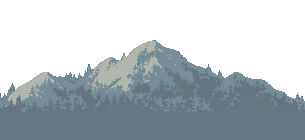
#> input picture assets/town/bg_mountains.png, 305 x 140 px, given in place of g_store.png, which was not available
$ python rescale_dot.py
#> lines starting #> are read from the running program, lines starting #| are printed output that depends on the picture; after the words box and inside, x2 and y2 are one past the last pixel; in counts of white or black regions, pixels touching at a corner belong together
#!/usr/bin/env python3
"""Rebuild the town's 1.35x sprites on the 2-px grid (owner 2026-11-06: the blown-up buildings broke into 2-3 px
pixels). The 1x originals sit on the 2-px grid; each is read at its native resolution (one value per 2x2 block),
resampled 1.35x (Lanczos on premultiplied colour), every pixel snapped back to the original's own palette, cleaned
(refine_dot), and doubled -> assets/town/hx/<k>.png at the old hx size. Same design, same size, so door positions,
climb tops and effect boxes still line up.
  python3 tools/art_loop/rescale_dot.py [names...]     (default: every BIGK sprite)"""
import os
import subprocess
import sys
import numpy as np
from PIL import Image

ROOT = os.path.dirname(os.path.dirname(os.path.dirname(os.path.abspath(__file__))))
BS = 1.35
DEFAULT = ["g_store", "g_tentR", "g_barn", "g_cottage", "g_well", "g_forge", "g_anvil", "g_kiln", "g_hall",
           "g_hall_win", "q_fountain", "f_bush1", "f_bush2", "f_bush3"]


def offset(a):
    best = (0, 0, -1)
    for oy in (0, 1):
        for ox in (0, 1):
            b = a[oy:, ox:]
            h, w = (b.shape[0] // 2) * 2, (b.shape[1] // 2) * 2
            r = b[:h, :w].reshape(h // 2, 2, w // 2, 2, 4)
            same = (r == r[:, :1, :, :1]).all(axis=(1, 3, 4))
            op = r[:, 0, :, 0, 3] > 127
            f = same[op].mean() if op.any() else 0
            if f > best[2]: best = (oy, ox, f)
    return best[:2]


def one(k):
#> called with k = 'g_store'
    src = os.path.join(ROOT, "assets/town", k + ".png")
    a = np.array(Image.open(src).convert("RGBA"))
#> a is the input picture: shape (140, 305, 4); mean R, G, B, A 84.9, 106.9, 105.3, 126.2
    oy, ox = offset(a)
#> after the loop in offset, `for oy in (0, 1):`: best = (0, 0, 0.595)
#> oy = 0; ox = 0
    nat = a[oy::2, ox::2]
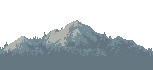
#> nat: shape (70, 153, 4); mean R, G, B, A 84.7, 106.8, 105.1, 125.2; transparent parts drawn white
    hxp = os.path.join(ROOT, "assets/town/hx", k + ".png")
    if os.path.exists(hxp):
        hw, hh = Image.open(hxp).size
    else:
        hw, hh = round(a.shape[1] * BS), round(a.shape[0] * BS)
#> hw = 412; hh = 189
    W, H = max(1, round(hw / 2)), max(1, round(hh / 2))
#> W = 206; H = 94
    soft = ((a[..., 3] > 0) & (a[..., 3] < 255)).mean() > 0.02          # a glow layer (g_hall_win): keep its alpha
#> soft = False
    f = nat.astype(float)
    al = f[..., 3:] / 255
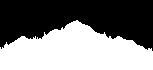
#> al: shape (70, 153, 1) float64; values 0 (black) and 1 (white), 49.1% white; 1 white region, box (x1, y1, x2, y2) and area: (0, 20, 153, 70) 5259
    up = np.array(Image.fromarray(np.uint8(np.clip(f[..., :3] * al, 0, 255))).resize((W, H), Image.LANCZOS)).astype(float)
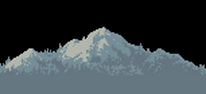
#> up: shape (94, 206, 3) float64; mean R, G, B 55.2, 64.1, 67.9
    ua = np.array(Image.fromarray(nat[..., 3]).resize((W, H), Image.LANCZOS)).astype(float) / 255
    col = up / np.maximum(ua[..., None], 1e-3)
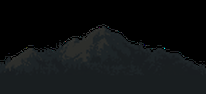
#> col: shape (94, 206, 3) float64; mean R, G, B 58.2, 67.6, 71.6; drawn with min black and max white
    op = ua > (0.02 if soft else 0.5)
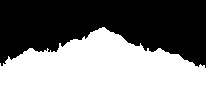
#> op: shape (94, 206) bool; 49.1% white; 1 white region, box (x1, y1, x2, y2) and area: (0, 27, 206, 94) 9510
    pal = np.unique(nat[nat[..., 3] > 127][:, :3], axis=0).astype(float)
#> pal = 17 rows, first 8: [100, 117, 127], [100, 118, 127], [101, 116, 128], [101, 118, 127], [101, 118, 128], [101, 119, 128], [101, 119, 129], [102, 119, 128]
    out = np.zeros((H, W, 4), np.uint8)
    for y0 in range(0, H, 64):                                           # nearest palette colour, in strips
        c = col[y0:y0 + 64]
        d = ((c[:, :, None, :] - pal[None, None]) ** 2).sum(-1)
        out[y0:y0 + 64, :, :3] = pal[d.argmin(-1)].astype(np.uint8)
#> this loop made 2 passes
#> pass 1, in one, `c = col[y0:y0 + 64]`:
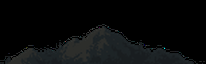
#> c: shape (64, 206, 3) float64; mean R, G, B 37.1, 42.2, 43.7; drawn with min black and max white
#> pass 2, in one, `c = col[y0:y0 + 64]`:
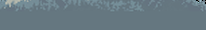
#> c: shape (30, 206, 3) float64; mean R, G, B 103.4, 121.8, 131
    out[..., 3] = np.where(op, np.clip(ua * 255, 0, 255) if soft else 255, 0).astype(np.uint8)
    tmp = os.path.join(ROOT, "assets/town/hx", f".{k}_nat.png")
    Image.fromarray(out).save(tmp)
    if not soft:
#> (the run stopped early here; a loop or call above may not have finished)

$ run again, on assets/town/f_tree2_trunk.png
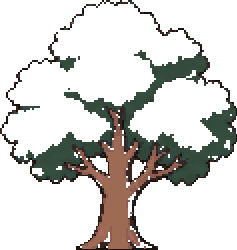
#> input picture assets/town/f_tree2_trunk.png, 237 x 250 px, given in place of f_tree2_trunk.png.png, which was not available
#> in one, a is the input picture: shape (250, 237, 4); mean R, G, B, A 61.7, 67, 42.7, 62.7
#> after the loop in offset, `for oy in (0, 1):`: best = (0, 0, 0.926)
#> oy = 0
#> soft = False
#> in one, `al = f[..., 3:] / 255`:
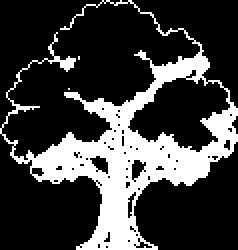
#> al: shape (125, 119, 1) float64 (shown 2 times larger); values 0 (black) and 1 (white), 24.5% white; 3 white regions (2 under 20 px), largest, box (x1, y1, x2, y2) and area: (0, 0, 119, 125) 3646
#> op: shape (169, 160) bool; 24.6% white; 3 white regions (2 under 20 px), largest, box (x1, y1, x2, y2) and area: (0, 0, 160, 169) 6654
#> pal = 14 rows, first 8: [0, 0, 0], [25, 17, 14], [27, 17, 15], [45, 51, 50], [48, 71, 58], [52, 76, 61], [53, 74, 60], [53, 78, 62]
#> in one, `out[..., 3] = np.where(op, np.clip(ua * 255, 0, 255) if soft else 255,..`:
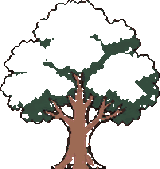
#> out: shape (169, 160, 4); mean R, G, B, A 23.9, 22.7, 18.8, 62.8; transparent parts drawn white

$ run again, on assets/town/f_young_leaf.png
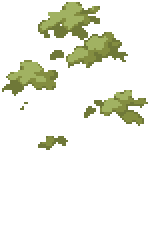
#> input picture assets/town/f_young_leaf.png, 150 x 240 px, given in place of f_young_leaf.png.png, which was not available
#> in one, a is the input picture: shape (240, 150, 4); mean R, G, B, A 33.1, 32.5, 17.8, 36.7
#> after the loop in offset, `for oy in (0, 1):`: best = (0, 0, 1)
#> oy = 0
#> soft = False
#> al: shape (120, 75, 1) float64; values 0 (black) and 1 (white), 14.4% white; 8 white regions (2 under 20 px), largest, box (x1, y1, x2, y2) and area: (19, 1, 64, 34) 663, (1, 30, 29, 48) 279, (47, 45, 74, 63) 240, (19, 68, 34, 75) 59, (25, 25, 32, 30) 27, (42, 53, 48, 59) 22
#> op: shape (162, 101) bool; 14.4% white; 8 white regions (2 under 20 px), largest, box (x1, y1, x2, y2) and area: (26, 1, 86, 46) 1202, (1, 40, 39, 65) 511, (63, 61, 100, 85) 446, (25, 92, 46, 101) 105, (34, 34, 43, 41) 48, (57, 72, 65, 80) 38
#> pal = [[111, 120, 56], [131, 141, 64], [161, 178, 98]]
#> in one, `out[..., 3] = np.where(op, np.clip(ua * 255, 0, 255) if soft else 255,..`:
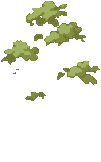
#> out: shape (162, 101, 4); mean R, G, B, A 115.4, 124.9, 59.1, 36.7; transparent parts drawn white
